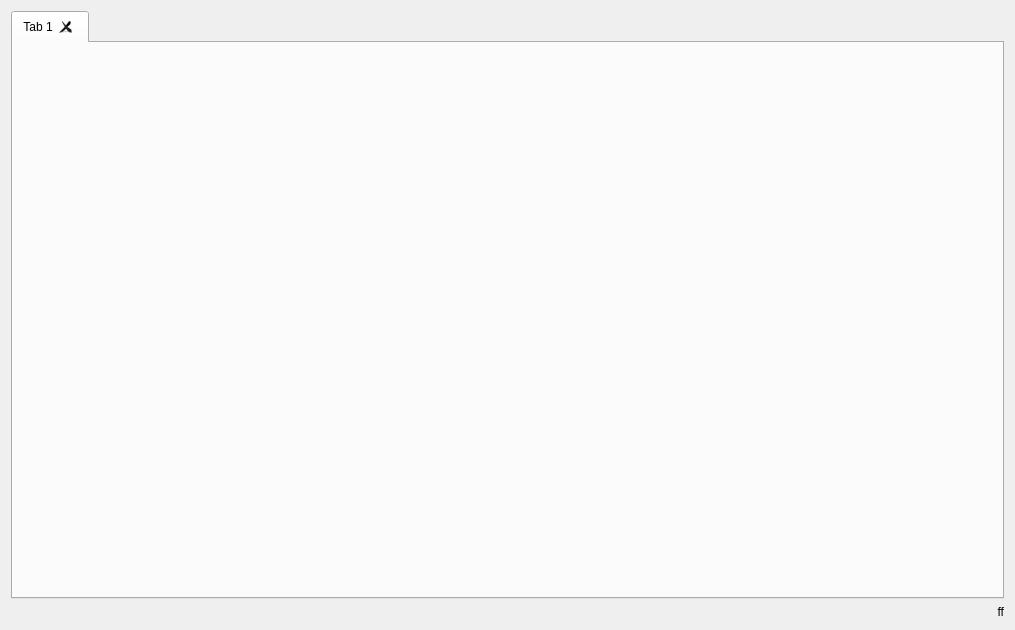
<?xml version="1.0" encoding="UTF-8"?>
<ui version="4.0">
 <class>fftabs</class>
 <widget class="QWidget" name="fftabs">
  <property name="geometry">
   <rect>
    <x>0</x>
    <y>0</y>
    <width>1015</width>
    <height>630</height>
   </rect>
  </property>
  <property name="windowTitle">
   <string>FindFunc</string>
  </property>
  <layout class="QVBoxLayout" name="verticalLayout">
   <item>
    <widget class="QTabWidget" name="tabWidget">
     <property name="currentIndex">
      <number>0</number>
     </property>
     <property name="tabsClosable">
      <bool>true</bool>
     </property>
     <property name="movable">
      <bool>true</bool>
     </property>
     <widget class="QWidget" name="tab">
      <attribute name="title">
       <string>Tab 1</string>
      </attribute>
     </widget>
    </widget>
   </item>
   <item>
    <widget class="QLabel" name="linklabel">
     <property name="text">
      <string>ff</string>
     </property>
     <property name="alignment">
      <set>Qt::AlignRight|Qt::AlignTrailing|Qt::AlignVCenter</set>
     </property>
     <property name="openExternalLinks">
      <bool>true</bool>
     </property>
    </widget>
   </item>
  </layout>
 </widget>
 <resources/>
 <connections/>
</ui>
